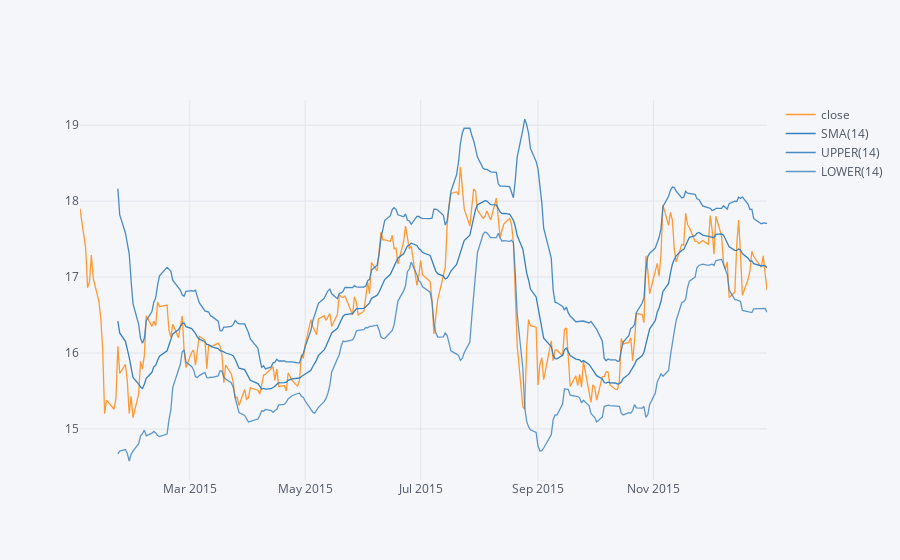

Here is the notebook cell this chart was saved with:
### Markdown cell above
**Use .ta_plot(study='boll') to create a Bollinger Band Plot for Bank of America for the year 2015.**

### Code cell
df = bank_stocks['BAC']['close']['2015-01-01':'2016-01-01']
df.ta_plot(study='boll')

### Figure 1 — Plotly figure (JSON) as saved in the notebook; plotly's stock layout.template omitted (floating-point values rounded to 4 significant figures; data arrays with more than 128 entries replaced by an {"elided": "..."} marker saying what was removed)
{"data": [{"line": {"color": "rgba(255, 153, 51, 1.0)", "dash": "solid", "shape": "linear", "width": 1.3}, "mode": "lines", "name": "close", "text": "", "type": "scatter", "x": {"elided": "252 str values"}, "y": {"elided": "252 float values"}}, {"line": {"color": "rgba(55, 128, 191, 1.0)", "dash": "solid", "shape": "linear", "width": 1.3}, "mode": "lines", "name": "SMA(14)", "text": "", "type": "scatter", "x": {"elided": "252 str values"}, "y": {"elided": "252 mixed values"}}, {"line": {"color": "rgba(55, 128, 191, 0.8999999999999999)", "dash": "solid", "shape": "linear", "width": 1.3}, "mode": "lines", "name": "UPPER(14)", "text": "", "type": "scatter", "x": {"elided": "252 str values"}, "y": {"elided": "252 mixed values"}}, {"line": {"color": "rgba(55, 128, 191, 0.7999999999999998)", "dash": "solid", "shape": "linear", "width": 1.3}, "mode": "lines", "name": "LOWER(14)", "text": "", "type": "scatter", "x": {"elided": "252 str values"}, "y": {"elided": "252 mixed values"}}], "layout": {"legend": {"bgcolor": "#F5F6F9", "font": {"color": "#4D5663"}}, "paper_bgcolor": "#F5F6F9", "plot_bgcolor": "#F5F6F9", "title": {"font": {"color": "#4D5663"}}, "xaxis": {"gridcolor": "#E1E5ED", "showgrid": true, "tickfont": {"color": "#4D5663"}, "title": {"font": {"color": "#4D5663"}, "text": ""}, "zerolinecolor": "#E1E5ED"}, "yaxis": {"gridcolor": "#E1E5ED", "showgrid": true, "tickfont": {"color": "#4D5663"}, "title": {"font": {"color": "#4D5663"}, "text": ""}, "zerolinecolor": "#E1E5ED"}}}
